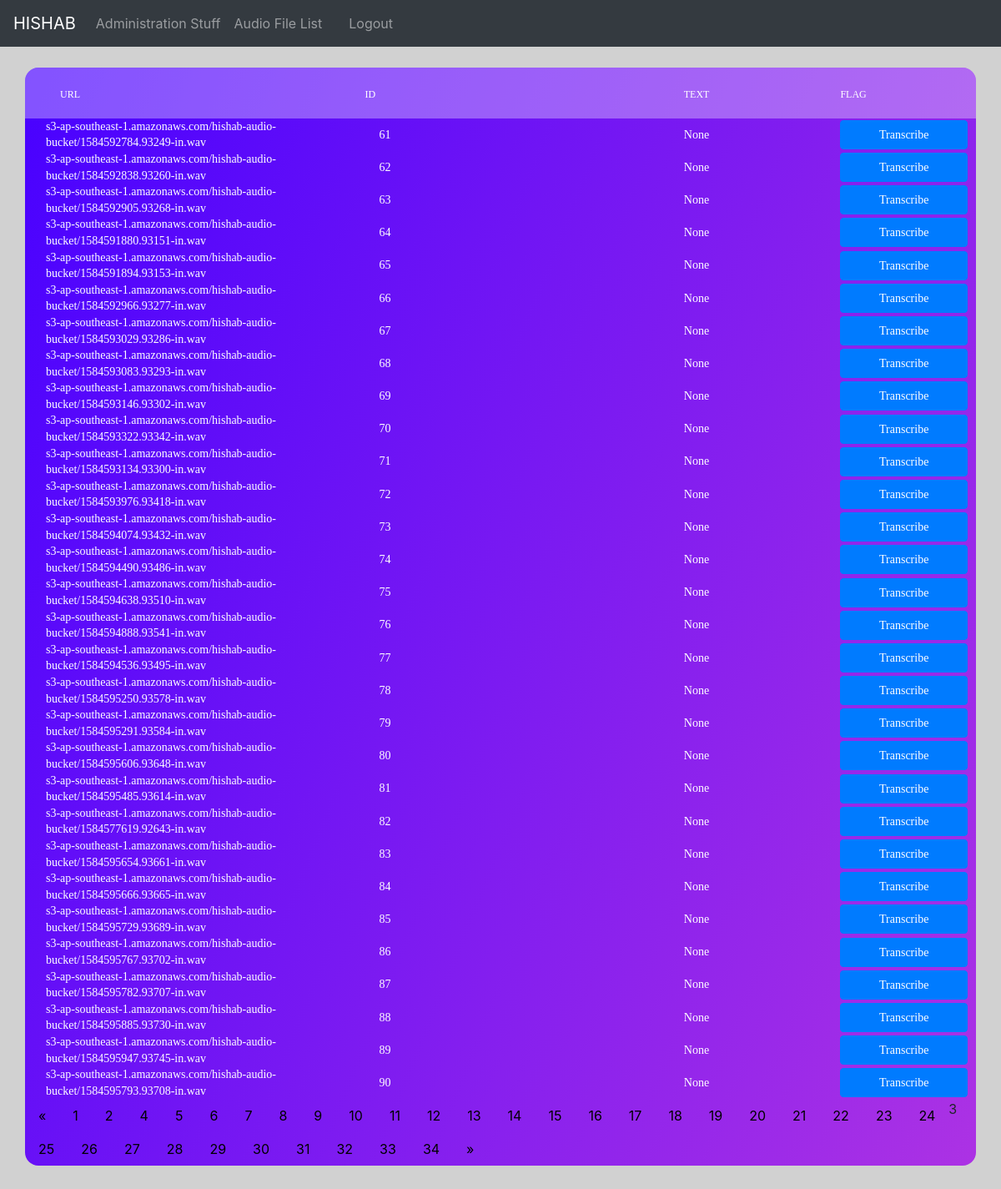
Page /list/?page=3 (signed in) on the committed database.
### myapp/models.py (models this page shows, shortened)
class TransWalk(models.Model):
    ASRid = models.AutoField(primary_key=True)
    Audio_File_Link = models.CharField(max_length=200, help_text='Audio Links', null=True, blank=True)
    audio_duration = models.BigIntegerField(blank=True, null=True)
    ASR_text = models.TextField(help_text='ASR Output', null=True, blank=True)
    Transcripted_Text = models.TextField(help_text='Most Recent Transcripted Text', null=True, blank=True)
    IsOpenFlag = models.BooleanField(default=False, null=True, blank=True)
    Updated_At = models.DateTimeField(auto_now_add=True, null=True, blank=True)
    Trans_Counter = models.IntegerField(default=0, null=True, blank=True)
    Transcribers_Checked = models.CharField(max_length=200, help_text='Usernames of the transcribers Who checked the specific audio', null=True, blank=True)
    click_timestamp = models.DateTimeField(auto_now_add=True, null=True, blank=True)
    caller_phone_number = models.CharField(max_length=15, help_text='Caller Phone Nyumber', null=True, blank=True)

### myapp/views.py (the view)
# urls.py: path('list/', views.audioList, name='list'),
def audioList(request):
    if request.user.is_authenticated:
        Max_timeout = 1800
        time = datetime.now()
        timestamp = datetime.timestamp(time)
        global test_counter
        test_counter = 3
        all_Items_list = TransWalk.objects.all()[:1000]
        for things in all_Items_list:
            if things.click_timestamp is not None:
                thingstimestamp = datetime.timestamp(things.click_timestamp)
                if (timestamp-thingstimestamp)>Max_timeout:
                    things.IsOpenFlag= False
                    things.save()
        paginator = Paginator(all_Items_list, 30)
        page_number = request.GET.get('page')
        page_obj = paginator.get_page(page_number)
        context = {
                    'all_items' : page_obj,
                    'test_counter' : test_counter
                  }
        return render(request, 'list.html', context)
    else:
        return redirect("login")

### templates/list.html (shortened to what this page needs)
{% extends 'base.html' %}
{% load static %}
{% block List_head %}
<link rel="stylesheet" type="text/css" href="{% static 'myapp/List/vendor/bootstrap/css/bootstrap.min.css' %}">
<link rel="stylesheet" type="text/css" href="{% static 'myapp/List/fonts/font-awesome-4.7.0/css/font-awesome.min.css' %}">
<link rel="stylesheet" type="text/css" href="{% static 'myapp/List/vendor/animate/animate.css' %}">
<link rel="stylesheet" type="text/css" href="{% static 'myapp/List/vendor/select2/select2.min.css' %}">
<link rel="stylesheet" type="text/css" href="{% static 'myapp/List/vendor/perfect-scrollbar/perfect-scrollbar.css' %}">
<link rel="stylesheet" type="text/css" href="{% static 'myapp/List/css/util.css' %}">
<link rel="stylesheet" type="text/css" href="{% static 'myapp/List/css/main.css' %}">
    {% endblock %}
{% block list %}
<br><br>
    {% if all_items %}
        <div class="limiter">
          <div class="container-table100">
            <div class="wrap-table100">
              <div class="table100 ver6 m-b-110">
                <table data-vertable="ver6">
                  <thead>
                    <tr class="row100 head">
                      <th class="column100 column1" data-column="column1">URL</th>
                      <th class="column100 column2" data-column="column2">ID</th>
                      <th class="column100 column3" data-column="column3">TEXT</th>
                      <th class="column100 column4" data-column="column4">FLAG</th>
                    </tr>
                  </thead>
                  <tbody>
                    {% for things in all_items %}
                      {% if not user.get_username in things.Transcribers_Checked %}
                        {% if things.Trans_Counter < test_counter %}
                          {% if things.IsOpenFlag == True %}
                            <tr class="row100">
                              <td class="column100 column2" data-column="column2">{{things.Audio_File_Link}}</td>
                              <td class="column100 column1" data-column="column1">{{things.ASRid}}</td>
                              <td class="column100 column3" data-column="column3">{{things.Transcripted_Text}}</td>
                              <td class="column100 column4" data-column="column4"><button type="button" style="font-size : 70%; width: 100%; height: 40px;" class="btn btn-danger">In Progress</button></td>
                            </tr>
                          {% elif things.IsOpenFlag == False %}
                            <tr>
                              <td class="column100 column2" data-column="column2">{{things.Audio_File_Link}}</td>
                              <td class="column100 column1" data-column="column1">{{things.ASRid}}</td>
                              <td class="column100 column3" data-column="column3">{{ things.Transcripted_Text }}</td>
                              <td class="column100 column4" data-column="column4"><a href="{% url 'transcribe' things.ASRid %}"><button type="button" style="font-size : 100%; width: 100%; height: 30%;" class="btn btn-primary">Transcribe</button></a></td>
                            </tr>
                          {% endif %}
                        {% endif %}
                      {% endif %}
                    {% endfor %}
                  </tbody>
                </table>
                {% if all_items.has_other_pages %}
                <ul class="pagination">
                    {% if all_items.has_previous %}
                      <li><a href="?page={{ all_items.previous_page_number }}">&laquo;</a></li>
                    {% else %}
                      <li class="disabled"><span>&laquo;</span></li>
                    {% endif %}
                    {% for i in all_items.paginator.page_range %}
                      {% if all_items.number == i %}
                        <li class="active"><span>{{ i }} <span class="sr-only">(current)</span></span></li>
                      {% else %}
                        <li><a href="?page={{ i }}">{{ i }}</a></li>
                      {% endif %}
                    {% endfor %}
                    {% if all_items.has_next %}
                      <li><a href="?page={{ all_items.next_page_number }}">&raquo;</a></li>
                    {% else %}
                      <li class="disabled"><span>&raquo;</span></li>
                    {% endif %}
                </ul>
                {% endif %}
              </div>
            </div>
          </div>
        </div>
    {% endif %}
{% endblock %}

### static/myapp/List/css/main.css (style rules this page uses)
* { margin: 0px; padding: 0px; box-sizing: border-box; }
body, html { height: 100%; font-family: sans-serif; }
a { margin: 0px; transition: all 0.4s; -webkit-transition: all 0.4s; -o-transition: all 0.4s; -moz-transition: all 0.4s; }
ul, li { margin: 0px; list-style-type: none; }
button { outline: none !important; border: none; background: transparent; }
.limiter { width: 100%; margin: 0 auto; }
.container-table100 { width: 100%; min-height: 100vh; background: #d1d1d1; display: -webkit-box; display: -webkit-flex; display: -moz-box; display: -ms-flexbox; display: flex; align-items: center; justify-content: center; flex-wrap: wrap; padding: 33px 30px; }
.wrap-table100 { width: 1300px; }
table { width: 100%; background-color: #fff; }
th, td { font-weight: unset; padding-right: 10px; }
.column100 { width: 130px; padding-left: 25px; }
.column100.column1 { width: 265px; padding-left: 42px; }
.row100.head th { padding-top: 24px; padding-bottom: 20px; }
.table100.ver6 { border-radius: 16px; overflow: hidden; background: #7918f2; background: -webkit-linear-gradient(-68deg, #ac32e4 , #4801ff); background: -o-linear-gradient(-68deg, #ac32e4 , #4801ff); background: -moz-linear-gradient(-68deg, #ac32e4 , #4801ff); background: linear-gradient(-68deg, #ac32e4 , #4801ff); }
.table100.ver6 table { background-color: transparent; }
.table100.ver6 td { font-family: Montserrat-Regular; font-size: 14px; color: #fff; line-height: 1.4; }
.table100.ver6 th { font-family: Montserrat-Medium; font-size: 12px; color: #fff; line-height: 1.4; text-transform: uppercase; background-color: rgba(255,255,255,0.32); }

### templates/list.html (style rules this page uses)
ul.pagination { display: inline-block; padding: 0; margin: 0; }
ul.pagination li { display: inline; }
ul.pagination li a { color: black; float: left; padding: 8px 16px; text-decoration: none; }

### rows in the picture
TransWalk: Audio_File_Link "s3-ap-southeast-1.amazonaws.com/hishab-audio-bucket/1584592784.93249-in.wav", ASRid "61", Transcripted_Text "None"
TransWalk: Audio_File_Link "s3-ap-southeast-1.amazonaws.com/hishab-audio-bucket/1584592838.93260-in.wav", ASRid "62", Transcripted_Text "None"
TransWalk: Audio_File_Link "s3-ap-southeast-1.amazonaws.com/hishab-audio-bucket/1584592905.93268-in.wav", ASRid "63", Transcripted_Text "None"
TransWalk: Audio_File_Link "s3-ap-southeast-1.amazonaws.com/hishab-audio-bucket/1584591880.93151-in.wav", ASRid "64", Transcripted_Text "None"
TransWalk: Audio_File_Link "s3-ap-southeast-1.amazonaws.com/hishab-audio-bucket/1584591894.93153-in.wav", ASRid "65", Transcripted_Text "None"
TransWalk: Audio_File_Link "s3-ap-southeast-1.amazonaws.com/hishab-audio-bucket/1584592966.93277-in.wav", ASRid "66", Transcripted_Text "None"
TransWalk: Audio_File_Link "s3-ap-southeast-1.amazonaws.com/hishab-audio-bucket/1584593029.93286-in.wav", ASRid "67", Transcripted_Text "None"
TransWalk: Audio_File_Link "s3-ap-southeast-1.amazonaws.com/hishab-audio-bucket/1584593083.93293-in.wav", ASRid "68", Transcripted_Text "None"
TransWalk: Audio_File_Link "s3-ap-southeast-1.amazonaws.com/hishab-audio-bucket/1584593146.93302-in.wav", ASRid "69", Transcripted_Text "None"
TransWalk: Audio_File_Link "s3-ap-southeast-1.amazonaws.com/hishab-audio-bucket/1584593322.93342-in.wav", ASRid "70", Transcripted_Text "None"
TransWalk: Audio_File_Link "s3-ap-southeast-1.amazonaws.com/hishab-audio-bucket/1584593134.93300-in.wav", ASRid "71", Transcripted_Text "None"
TransWalk: Audio_File_Link "s3-ap-southeast-1.amazonaws.com/hishab-audio-bucket/1584593976.93418-in.wav", ASRid "72", Transcripted_Text "None"
TransWalk: Audio_File_Link "s3-ap-southeast-1.amazonaws.com/hishab-audio-bucket/1584594074.93432-in.wav", ASRid "73", Transcripted_Text "None"
TransWalk: Audio_File_Link "s3-ap-southeast-1.amazonaws.com/hishab-audio-bucket/1584594490.93486-in.wav", ASRid "74", Transcripted_Text "None"
TransWalk: Audio_File_Link "s3-ap-southeast-1.amazonaws.com/hishab-audio-bucket/1584594638.93510-in.wav", ASRid "75", Transcripted_Text "None"
TransWalk: Audio_File_Link "s3-ap-southeast-1.amazonaws.com/hishab-audio-bucket/1584594888.93541-in.wav", ASRid "76", Transcripted_Text "None"
TransWalk: Audio_File_Link "s3-ap-southeast-1.amazonaws.com/hishab-audio-bucket/1584594536.93495-in.wav", ASRid "77", Transcripted_Text "None"
TransWalk: Audio_File_Link "s3-ap-southeast-1.amazonaws.com/hishab-audio-bucket/1584595250.93578-in.wav", ASRid "78", Transcripted_Text "None"
TransWalk: Audio_File_Link "s3-ap-southeast-1.amazonaws.com/hishab-audio-bucket/1584595291.93584-in.wav", ASRid "79", Transcripted_Text "None"
TransWalk: Audio_File_Link "s3-ap-southeast-1.amazonaws.com/hishab-audio-bucket/1584595606.93648-in.wav", ASRid "80", Transcripted_Text "None"
TransWalk: Audio_File_Link "s3-ap-southeast-1.amazonaws.com/hishab-audio-bucket/1584595485.93614-in.wav", ASRid "81", Transcripted_Text "None"
TransWalk: Audio_File_Link "s3-ap-southeast-1.amazonaws.com/hishab-audio-bucket/1584577619.92643-in.wav", ASRid "82", Transcripted_Text "None"
TransWalk: Audio_File_Link "s3-ap-southeast-1.amazonaws.com/hishab-audio-bucket/1584595654.93661-in.wav", ASRid "83", Transcripted_Text "None"
TransWalk: Audio_File_Link "s3-ap-southeast-1.amazonaws.com/hishab-audio-bucket/1584595666.93665-in.wav", ASRid "84", Transcripted_Text "None"
TransWalk: Audio_File_Link "s3-ap-southeast-1.amazonaws.com/hishab-audio-bucket/1584595729.93689-in.wav", ASRid "85", Transcripted_Text "None"
TransWalk: Audio_File_Link "s3-ap-southeast-1.amazonaws.com/hishab-audio-bucket/1584595767.93702-in.wav", ASRid "86", Transcripted_Text "None"
TransWalk: Audio_File_Link "s3-ap-southeast-1.amazonaws.com/hishab-audio-bucket/1584595782.93707-in.wav", ASRid "87", Transcripted_Text "None"
TransWalk: Audio_File_Link "s3-ap-southeast-1.amazonaws.com/hishab-audio-bucket/1584595885.93730-in.wav", ASRid "88", Transcripted_Text "None"
TransWalk: Audio_File_Link "s3-ap-southeast-1.amazonaws.com/hishab-audio-bucket/1584595947.93745-in.wav", ASRid "89", Transcripted_Text "None"
TransWalk: Audio_File_Link "s3-ap-southeast-1.amazonaws.com/hishab-audio-bucket/1584595793.93708-in.wav", ASRid "90", Transcripted_Text "None"

### other values in the picture
{{ i }} "1" "2" "4" "5" "6" "7" "8" "9" "10" "11" "12" "13" "14" "15" "16" "17" "18" "19" "20" "21" "22" "23" "24" "25" "26" "27" "28" "29" "30" "31" "32" "33" "34"
{{ i }} "3"
